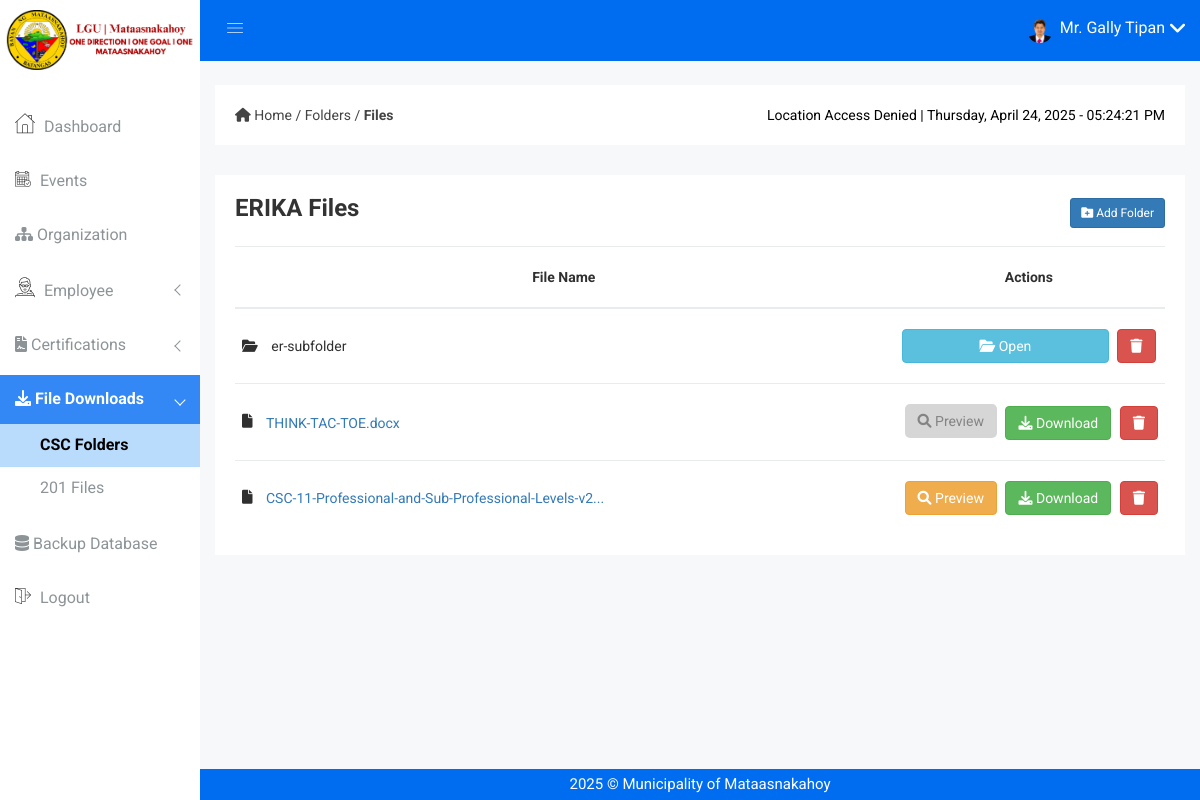
The app's page /files.php?folder_id=2 (signed in), older data.
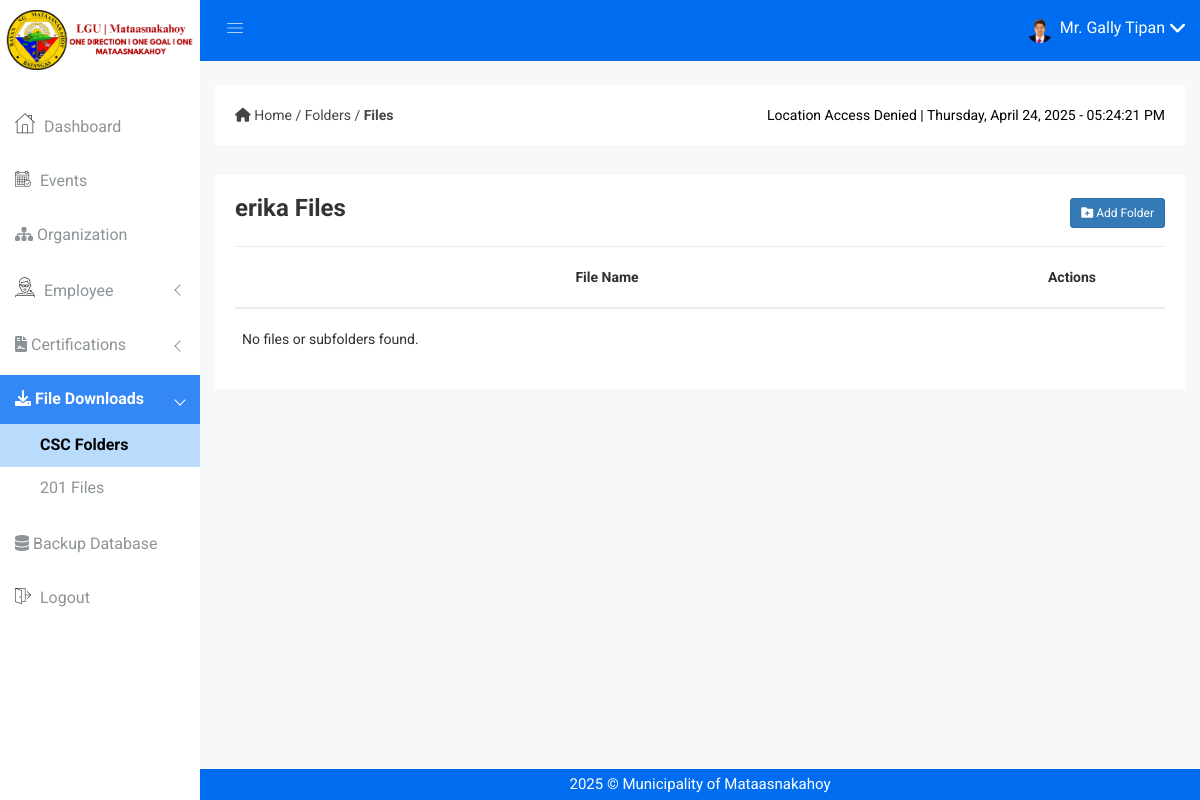
The same page, newer data.
### tables this page shows
CREATE TABLE IF NOT EXISTS `folders` (
  `id` int NOT NULL AUTO_INCREMENT,
  `name` varchar(255) NOT NULL,
  `parent_id` int DEFAULT NULL,
  PRIMARY KEY (`id`),
  KEY `parent_id` (`parent_id`)
);

CREATE TABLE IF NOT EXISTS `files` (
  `id` int NOT NULL AUTO_INCREMENT,
  `folder_id` int NOT NULL,
  `filename` varchar(255) NOT NULL,
  `uploaded_at` datetime NOT NULL DEFAULT CURRENT_TIMESTAMP,
  PRIMARY KEY (`id`),
  KEY `folder_id` (`folder_id`)
);

### files.php (the view, shortened to what the changed rows need)
<?php
include 'emailnotif.php';
$folder_id = intval($_GET['folder_id']);
$folder_query = "SELECT name FROM folders WHERE id = $folder_id";
$folder_result = mysqli_query($con, $folder_query);
$folder = mysqli_fetch_assoc($folder_result);
$subfolder_query = "SELECT * FROM folders WHERE parent_id = $folder_id ORDER BY name ASC";
$subfolder_result = mysqli_query($con, $subfolder_query);
$file_query = "SELECT * FROM files WHERE folder_id = $folder_id ORDER BY uploaded_at DESC";
$file_result = mysqli_query($con, $file_query);
?>
<!DOCTYPE html>
<head>
    <link rel="stylesheet" href="css/bootstrap.min.css" />
    <link rel="stylesheet" href="css/font-awesome.min.css" />
    <link rel="stylesheet" href="css/owl.carousel.css" />
    <link rel="stylesheet" href="css/owl.theme.css" />
    <link rel="stylesheet" href="css/owl.transitions.css" />
    <link rel="stylesheet" href="css/animate.css" />
    <link rel="stylesheet" href="css/normalize.css" />
    <link rel="stylesheet" href="css/meanmenu.min.css" />
    <link rel="stylesheet" href="css/main.css" />
    <link rel="stylesheet" href="css/educate-custon-icon.css" />
    <link rel="stylesheet" href="css/morrisjs/morris.css" />
    <link rel="stylesheet" href="css/scrollbar/jquery.mCustomScrollbar.min.css" />
    <link rel="stylesheet" href="css/metisMenu/metisMenu.min.css" />
    <link rel="stylesheet" href="css/metisMenu/metisMenu-vertical.css" />
    <link rel="stylesheet" href="style.css" />
    <link rel="stylesheet" href="css/responsive.css" />
    <link href="https://cdn.jsdelivr.net/npm/sweetalert2@11.12.3/dist/sweetalert2.min.css" rel="stylesheet">
</head>
<body>
    <?php include 'includes/header.php'; ?>
                                                    <link rel="stylesheet"
                                                        href="https://cdnjs.cloudflare.com/ajax/libs/font-awesome/6.0.0-beta3/css/all.min.css">
    <div class="product-status mg-b-15">
        <div class="container-fluid">
            <div class="row">
                <div class="col-lg-12 col-md-12 col-sm-12 col-xs-12">
                    <div class="product-status-wrap drp-lst">
                        <div class="folder-section"
                            style="margin-bottom: 15px; display: flex; justify-content: space-between; align-items: center;">
                            <h3 class="folder-title"><?php echo htmlspecialchars($folder['name']); ?> Files</h3>
                            <div class="d-flex gap-2">
                                <button class="btn btn-primary btn-border btn-round btn-sm"
                                    onclick="openCreateFolderModal()">
                                </button>
                            </div>
                        </div>
                        <div class="widget-box">
                            <table class="file-table">
                                <thead>
                                    <tr>
                                        <th style="width: 80%; text-align: center;">File Name</th>
                                        <th style="width: 20%; text-align: center;">Actions</th>
                                    </tr>
                                </thead>
                                <tbody>
                                    <?php
                                    if (mysqli_num_rows($subfolder_result) > 0) {
                                        while ($subfolder = mysqli_fetch_assoc($subfolder_result)) {
                                            $folderId = htmlspecialchars($subfolder['id']);
                                            $folderName = htmlspecialchars($subfolder['name']);
                                            echo '<tr>
    <td class="filename-cell">
        <i class="fa fa-folder-open rename-icon" style="margin-right: 10px; cursor: pointer;" data-id="' . $folderId . '"></i>
        <span class="folder-name-text" data-id="' . $folderId . '">' . $folderName . '</span>
        <input type="text" class="folder-name-input" data-id="' . $folderId . '" value="' . $folderName . '" style="display: none; width: 70%; padding: 2px; font-size: 14px;">
    </td>
    <td class="file-actions text-right" style="text-align: center;">
        <a href="files.php?folder_id=' . $folderId . '" class="btn btn-info" style="width: 80%; margin-right: 5px;" title="Open Folder">
            <i class="fa fa-folder-open"></i> Open
        </a>
        <a href="actions/delete-subfolder.php?id=' . $folderId . '" class="btn btn-danger delete-btn">
            <i class="fa fa-trash"></i>
        </a>
    </td>
</tr>';
                                        }
                                    }
                                    if (mysqli_num_rows($file_result) > 0) {
                                        while ($file = mysqli_fetch_assoc($file_result)) {
                                            $filePath = "img/uploads/" . htmlspecialchars($file['filename']);
                                            $fileName = htmlspecialchars($file['filename']);
                                            $fileId = $file['id'];
                                            $displayName = strlen($fileName) > 55 ? substr($fileName, 0, 50) . '...' : $fileName;
                                            $fileExtension = strtolower(pathinfo($file['filename'], PATHINFO_EXTENSION));
                                            $isPdf = ($fileExtension === 'pdf');
                                            echo '<tr>
                                                    <td class="filename-cell">
                                                        <i class="fa fa-file-o" style="margin-right: 10px;"></i>
                                                        <a href="' . $filePath . '" target="_blank" class="file-link" title="' . $fileName . '">' . $displayName . '</a>
                                                    </td>
                                                    <td class="file-actions text-right">';
                                            if ($isPdf) {
                                                echo '<a href="view-files.php?id=' . $fileId . '" target="_blank" title="Preview">
                                                <button class="btn btn-warning"><i class="fa fa-search"></i> Preview</button>
                                            </a>';
                                            } else {
                                                echo '<button class="preview-btn" disabled title="Preview only available for PDFs">
                                                <i class="fa fa-search"></i> Preview
                                            </button>';
                                            }
                                            echo '<a href="actions/download.php?file=' . urlencode($file['filename']) . '" title="Download">
                                                <button class="btn btn-success"><i class="fa fa-download"></i> Download</button>
                                                </a>
                                                <a href="#" class="delete-btn-swal" data-id="' . $fileId . '" title="Delete">
                                                    <button class="btn btn-danger"><i class="fa fa-trash"></i></button>
                                                </a>
                                            </td>
                                                </tr>';
                                        }
                                    } else {
                                        if (mysqli_num_rows($subfolder_result) == 0) {
                                            echo '<tr><td colspan="2" class="no-files">No files or subfolders found.</td></tr>';
                                        }
                                    }
                                    ?>
                                </tbody>
                            </table>
                        </div>
                    </div>
                </div>
            </div>
        </div>
    </div>
    <?php include 'includes/footer.php'; ?>

Row changes from the older to the newer data that the page shows:
removed folders: name "er-subfolder"
removed files: filename "THINK-TAC-TOE.docx", shows "Preview"
no longer on this page (row edited): files: filename "CSC-11-Professional-and-Sub-Professional-Levels-v2..."
changed folders: name "ERIKA" → "erika"
Text that changed along with them:
text now shown: "No files or subfolders found."
